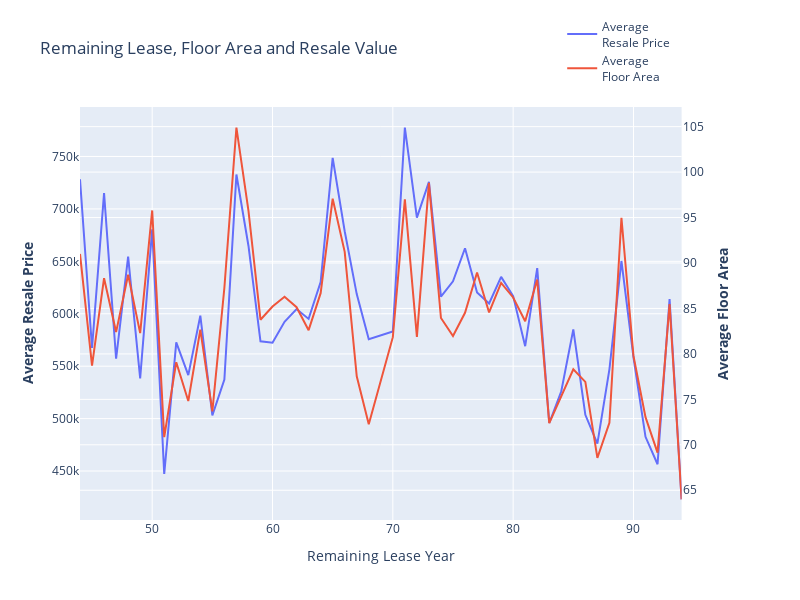

The notebook cell saved with this chart:
### Code cell
d = []

remaining_lease_year_list = df_final.remaining_lease_year.unique()

for year in remaining_lease_year_list:
    d.append({"remaining_lease_year":year,
              "avg_floor_area": round(df_final[df_final['remaining_lease_year'] == year]['Floor Area (sqm)'].mean(),2),
              'avg_resale_price':round(df_final[df_final['remaining_lease_year'] == year]['Resale Price'].mean(),2)
              })

df_avg_floor_area_vs_resale_price = pd.DataFrame(data=d).sort_values(by=['remaining_lease_year'])




from plotly.subplots import make_subplots

# Create figure with secondary y-axis
fig = make_subplots(specs=[[{"secondary_y": True}]])

# Add traces
fig.add_trace(
    go.Scatter(x=df_avg_floor_area_vs_resale_price.remaining_lease_year, y=df_avg_floor_area_vs_resale_price.avg_resale_price, name="Average <br>Resale Price"),
    secondary_y=False,
)

fig.add_trace(
    go.Scatter(x=df_avg_floor_area_vs_resale_price.remaining_lease_year, y=df_avg_floor_area_vs_resale_price.avg_floor_area, name="Average <br>Floor Area"),
    secondary_y=True,
)

# Add figure title
fig.update_layout(
    title_text="Remaining Lease, Floor Area and Resale Value"
)

# Set x-axis title
fig.update_xaxes(title_text="Remaining Lease Year")

# Set y-axes titles
fig.update_yaxes(title_text="<b>Average Resale Price</b>", secondary_y=False)
fig.update_yaxes(title_text="<b>Average Floor Area</b>", secondary_y=True)

fig.update_layout(legend=dict(
    yanchor="top",
    y=1.23,
    xanchor="right",
    x=0.93,
), width=800, height=600)

fig.show()

### Figure 1 — Plotly figure (JSON) as saved in the notebook; plotly's stock layout.template omitted (floating-point values rounded to 4 significant figures)
{"data": [{"name": "Average <br>Resale Price", "type": "scatter", "x": [44, 45, 46, 47, 48, 49, 50, 51, 52, 53, 54, 55, 56, 57, 58, 59, 60, 61, 62, 63, 64, 65, 66, 67, 68, 70, 71, 72, 73, 74, 75, 76, 77, 78, 79, 80, 81, 82, 83, 84, 85, 86, 87, 88, 89, 90, 91, 92, 93, 94], "xaxis": "x", "y": [728300.0, 567300.0, 715000.0, 557100.0, 654600.0, 538400.0, 680500.0, 447200.0, 572700.0, 541500.0, 598100.0, 503100.0, 537300.0, 732800.0, 664900.0, 573700.0, 572400.0, 592400.0, 604500.0, 595100.0, 630200.0, 748700.0, 678700.0, 618700.0, 575800.0, 583100.0, 777500.0, 691600.0, 725800.0, 616400.0, 630900.0, 662500.0, 620300.0, 609800.0, 635200.0, 616900.0, 569100.0, 643500.0, 495800.0, 526100.0, 585100.0, 503600.0, 476100.0, 547000.0, 650300.0, 558400.0, 482600.0, 456500.0, 614100.0, 423000.0], "yaxis": "y"}, {"name": "Average <br>Floor Area", "type": "scatter", "x": [44, 45, 46, 47, 48, 49, 50, 51, 52, 53, 54, 55, 56, 57, 58, 59, 60, 61, 62, 63, 64, 65, 66, 67, 68, 70, 71, 72, 73, 74, 75, 76, 77, 78, 79, 80, 81, 82, 83, 84, 85, 86, 87, 88, 89, 90, 91, 92, 93, 94], "xaxis": "x", "y": [91.0, 78.7, 88.33, 82.4, 88.71, 82.29, 95.78, 70.84, 79.09, 74.82, 82.67, 73.67, 87.28, 104.9, 95.75, 83.76, 85.21, 86.28, 85.14, 82.61, 86.68, 97.07, 91.23, 77.53, 72.27, 81.84, 97.0, 81.88, 98.82, 83.95, 81.97, 84.52, 88.95, 84.56, 87.81, 86.21, 83.6, 88.18, 72.38, 75.31, 78.3, 76.92, 68.57, 72.41, 94.98, 79.78, 73.04, 69.14, 85.48, 64.0], "yaxis": "y2"}], "layout": {"height": 600, "legend": {"x": 0.93, "xanchor": "right", "y": 1.23, "yanchor": "top"}, "title": {"text": "Remaining Lease, Floor Area and Resale Value"}, "width": 800, "xaxis": {"anchor": "y", "domain": [0.0, 0.94], "title": {"text": "Remaining Lease Year"}}, "yaxis": {"anchor": "x", "domain": [0.0, 1.0], "title": {"text": "<b>Average Resale Price</b>"}}, "yaxis2": {"anchor": "x", "overlaying": "y", "side": "right", "title": {"text": "<b>Average Floor Area</b>"}}}}
